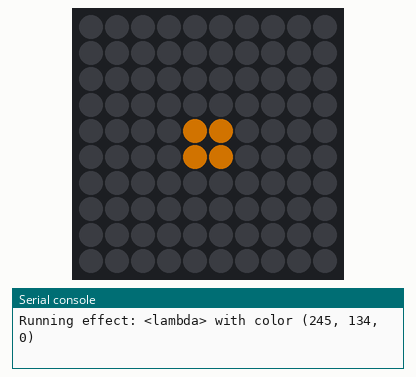
Simulated run of this program. Board: CircuitPython board. Parts: 10×10 RGB LED matrix (first LED top left, wired row by row, every second row reversed), the last lines printed to the serial console. Dim RGB values are drawn brighter than linear; random numbers come from a fixed seed; the clock reads 2024-03-15 10:24:30 at power-on unless the program sets it.

Above: at 0.16 s.
At 3.55 s:
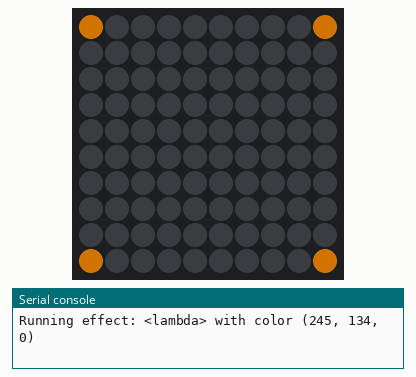
At 16.37 s:
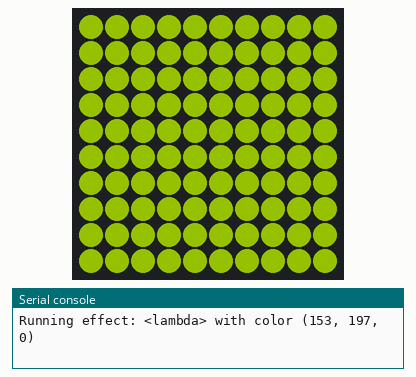
At 20.05 s:
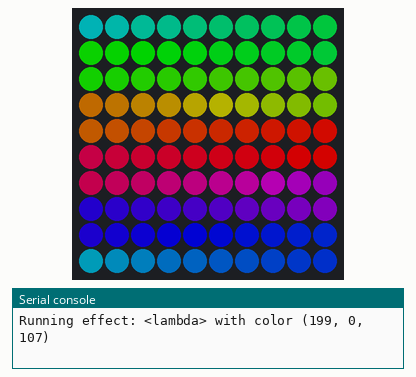
At 26.49 s:
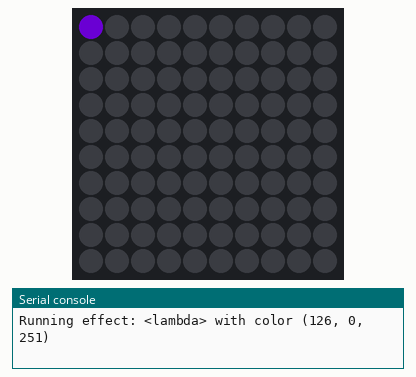
At 32.9 s:
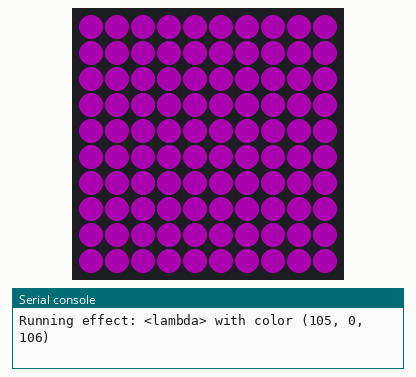

Measured:
- what the display in image 5 shows lasts 0.5 s, from 32.8 s to 33.3 s

The program:

fullTest.py
```python
import time
import board
import neopixel
import math
import random

# Matrix dimensions
NUM_ROWS = 10
NUM_COLS = 10
NUM_PIXELS = NUM_ROWS * NUM_COLS
CENTER = [(4, 4), (4, 5), (5, 4), (5, 5)]  # 4-center LEDs for a 10x10 grid

# NeoPixel setup
pixel_pin = board.D21
ORDER = neopixel.GRB
pixels = neopixel.NeoPixel(
    pixel_pin, NUM_PIXELS, brightness=0.5, auto_write=False, pixel_order=ORDER
)

# Utility Functions
def get_pixel_index(x, y):
    """
    Converts 2D matrix coordinates (x, y) to the 1D NeoPixel index based on the zigzag layout:
    - Even rows (0-based index) go left-to-right.
    - Odd rows go right-to-left.
    """
    if x % 2 == 0:
        return x * NUM_COLS + y
    else:
        return x * NUM_COLS + (NUM_COLS - 1 - y)

def clear_pixels():
    """
    Clears all pixels in the matrix.
    """
    pixels.fill((0, 0, 0))
    pixels.show()

def random_color():
    """
    Generates a random RGB color ensuring at least one component is 0.
    """
    components = [0, random.randint(100, 255), random.randint(100, 255)]
    random.shuffle(components)  # Shuffle to randomly place the 0
    return tuple(components)

# Effects
def drip(color, wait):
    max_distance = NUM_ROWS + NUM_COLS
    for distance in range(max_distance):
        for x in range(NUM_ROWS):
            for y in range(NUM_COLS):
                min_dist = min(abs(x - cx) + abs(y - cy) for cx, cy in CENTER)
                if min_dist == distance:
                    pixels[get_pixel_index(x, y)] = color
        pixels.show()
        time.sleep(wait)
        for fade_step in range(10, -1, -1):
            fade_color = tuple(int(c * fade_step / 10) for c in color)
            for x in range(NUM_ROWS):
                for y in range(NUM_COLS):
                    min_dist = min(abs(x - cx) + abs(y - cy) for cx, cy in CENTER)
                    if min_dist == distance:
                        pixels[get_pixel_index(x, y)] = fade_color
            pixels.show()
            time.sleep(wait / 5)
    clear_pixels()

def wave(color, wave_length, wait):
    center_brightness = 1.0
    for position in range(NUM_PIXELS + wave_length):
        for i in range(NUM_PIXELS):
            x, y = divmod(i, NUM_COLS)
            distance = abs(i - position)
            if distance < wave_length // 2 + 1:
                brightness = max(0, center_brightness - (distance / (wave_length // 2 + 1)))
                scaled_color = tuple(int(c * brightness) for c in color)
                pixels[get_pixel_index(x, y)] = scaled_color
            else:
                pixels[get_pixel_index(x, y)] = (0, 0, 0)
        pixels.show()
        time.sleep(wait)
    clear_pixels()

def breathe(color, steps, pause):
    for b in range(steps):
        brightness = b / steps
        scaled_color = tuple(int(c * brightness) for c in color)
        pixels.fill(scaled_color)
        pixels.show()
        time.sleep(pause)
    for b in range(steps, -1, -1):
        brightness = b / steps
        scaled_color = tuple(int(c * brightness) for c in color)
        pixels.fill(scaled_color)
        pixels.show()
        time.sleep(pause)

def rainbow_cycle(wait):
    for j in range(255):
        for i in range(NUM_PIXELS):
            pixel_index = (i * 256 // NUM_PIXELS) + j
            pixels[i] = wheel(pixel_index & 255)
        pixels.show()
        time.sleep(wait)

def color_chase(color, wait):
    for i in range(NUM_PIXELS):
        pixels[i] = color
        pixels.show()
        time.sleep(wait)
    time.sleep(0.5)
    clear_pixels()

def color_wipe(color, wait):
    for i in range(NUM_PIXELS):
        pixels[i] = color
        pixels.show()
        time.sleep(wait)
    clear_pixels()

def blink(color, wait, times):
    for _ in range(times):
        pixels.fill(color)
        pixels.show()
        time.sleep(wait)
        pixels.fill((0, 0, 0))
        pixels.show()
        time.sleep(wait)

def theater_chase(color, wait):
    """
    Theater chase effect where every third LED is lit, creating a marquee effect.
    """
    for cycle in range(10):  # Run for 10 cycles
        for offset in range(3):  # Offset for every third LED
            for i in range(NUM_PIXELS):
                if (i + offset) % 3 == 0:
                    pixels[i] = color
                else:
                    pixels[i] = (0, 0, 0)
            pixels.show()
            time.sleep(wait)

def tunnel_drip(color, fade_steps, max_distance, ring_interval):
    active_drips = []
    current_frame = 0
    start_time = time.time()
    while time.time() - start_time < 30:
        if current_frame % ring_interval == 0:
            active_drips.append(0)
        pixels.fill((0, 0, 0))
        for distance in active_drips:
            for x in range(NUM_ROWS):
                for y in range(NUM_COLS):
                    min_dist = min(abs(x - cx) + abs(y - cy) for cx, cy in CENTER)
                    if min_dist == distance:
                        brightness = max(0, 1 - (distance / max_distance))
                        fade_color = tuple(int(c * brightness) for c in color)
                        pixels[get_pixel_index(x, y)] = fade_color
        pixels.show()
        active_drips = [distance + 1 for distance in active_drips if distance < max_distance]
        current_frame += 1
        time.sleep(0.05)

def wheel(pos):
    if pos < 85:
        return (pos * 3, 255 - pos * 3, 0)
    elif pos < 170:
        pos -= 85
        return (255 - pos * 3, 0, pos * 3)
    else:
        pos -= 170
        return (0, pos * 3, 255 - pos * 3)

# Main Function
def main():
    effects = [
        lambda color: drip(color, 0.1),
        lambda color: wave(color, 5, 0.05),
        lambda color: breathe(color, 50, 0.02),
        lambda _: rainbow_cycle(0.001),
        lambda color: color_chase(color, 0.05),
        lambda color: color_wipe(color, 0.02),
        lambda color: blink(color, 0.5, 5),
        lambda color: theater_chase(color, 0.1),
        lambda color: tunnel_drip(color, fade_steps=10, max_distance=NUM_ROWS + NUM_COLS, ring_interval=4),
    ]

    while True:
        for effect in effects:
            color = random_color()
            print(f"Running effect: {effect.__name__ if hasattr(effect, '__name__') else 'Anonymous'} with color {color}")
            effect(color)

if __name__ == "__main__":
    main()
```
